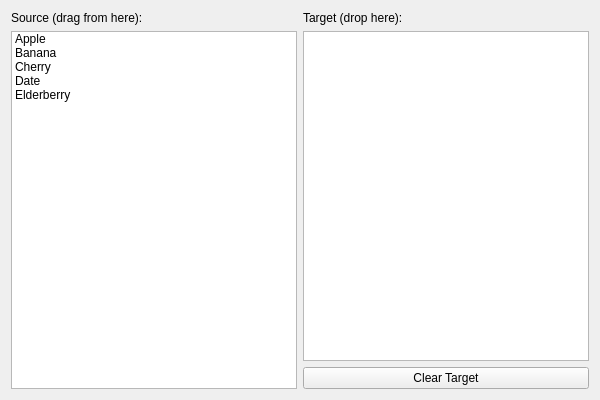
<?xml version="1.0" encoding="UTF-8"?>
<ui version="4.0">
 <class>DragDropDemo</class>
 <widget class="QWidget" name="DragDropDemo">
  <property name="geometry">
   <rect>
    <x>300</x>
    <y>300</y>
    <width>600</width>
    <height>400</height>
   </rect>
  </property>
  <property name="windowTitle">
   <string>Drag and Drop Demo</string>
  </property>
  <layout class="QHBoxLayout" name="horizontalLayout">
   <item>
    <layout class="QVBoxLayout" name="left_container">
     <item>
      <widget class="QLabel" name="label_source">
       <property name="text">
        <string>Source (drag from here):</string>
       </property>
      </widget>
     </item>
     <item>
      <widget class="QListWidget" name="left_list">
       <property name="dragEnabled">
        <bool>true</bool>
       </property>
       <property name="selectionMode">
        <enum>QAbstractItemView::SingleSelection</enum>
       </property>
       <item>
        <property name="text">
         <string>Apple</string>
        </property>
       </item>
       <item>
        <property name="text">
         <string>Banana</string>
        </property>
       </item>
       <item>
        <property name="text">
         <string>Cherry</string>
        </property>
       </item>
       <item>
        <property name="text">
         <string>Date</string>
        </property>
       </item>
       <item>
        <property name="text">
         <string>Elderberry</string>
        </property>
       </item>
      </widget>
     </item>
    </layout>
   </item>
   <item>
    <layout class="QVBoxLayout" name="right_container">
     <item>
      <widget class="QLabel" name="label_target">
       <property name="text">
        <string>Target (drop here):</string>
       </property>
      </widget>
     </item>
     <item>
      <widget class="QListWidget" name="right_list">
       <property name="acceptDrops">
        <bool>true</bool>
       </property>
      </widget>
     </item>
     <item>
      <widget class="QPushButton" name="clear_btn">
       <property name="text">
        <string>Clear Target</string>
       </property>
      </widget>
     </item>
    </layout>
   </item>
  </layout>
 </widget>
 <resources/>
 <connections>
  <connection>
   <sender>clear_btn</sender>
   <signal>clicked()</signal>
   <receiver>right_list</receiver>
   <slot>clear()</slot>
   <hints>
    <hint type="sourcelabel">
     <x>450</x>
     <y>370</y>
    </hint>
    <hint type="destinationlabel">
     <x>450</x>
     <y>200</y>
    </hint>
   </hints>
  </connection>
 </connections>
</ui>
